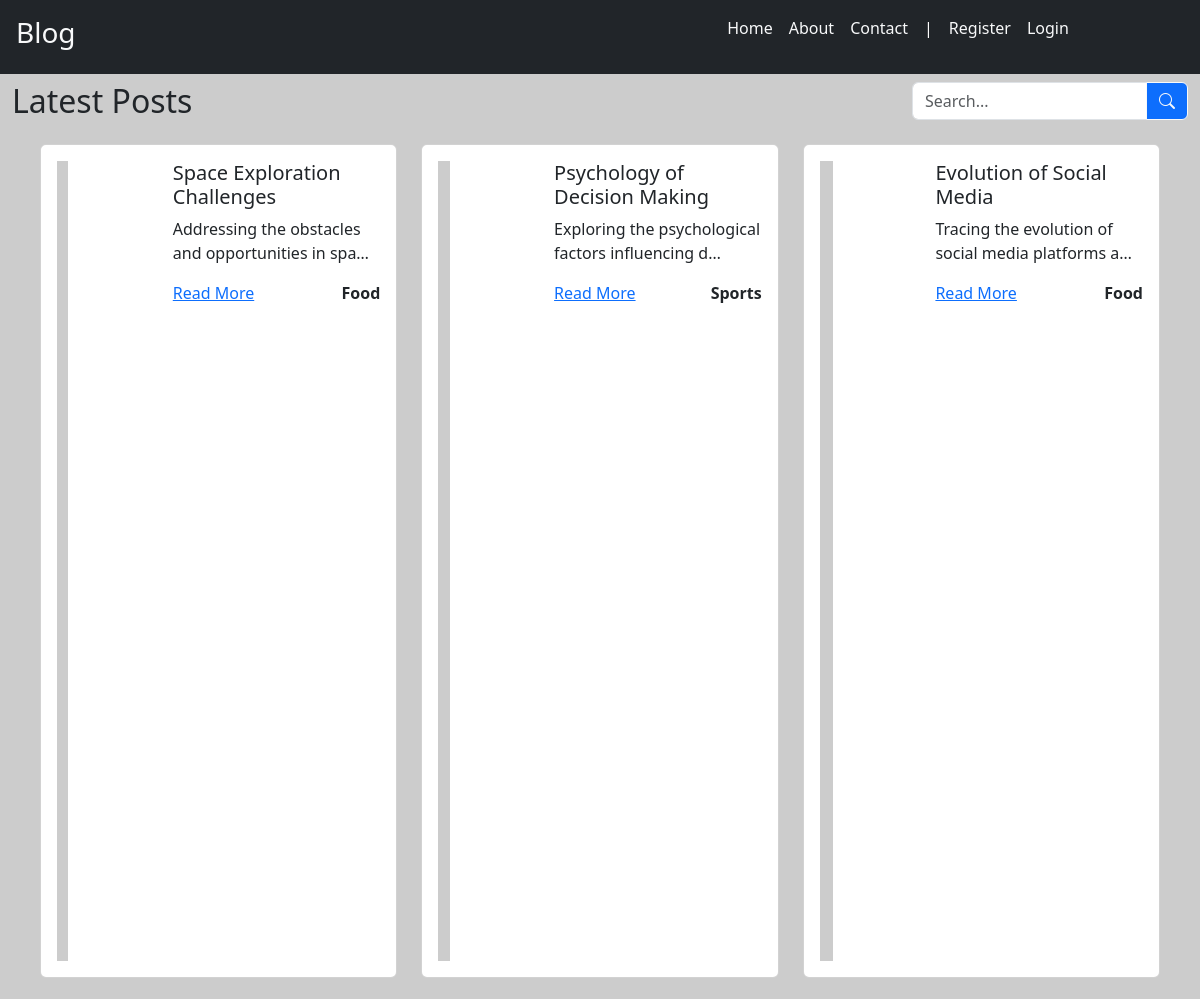
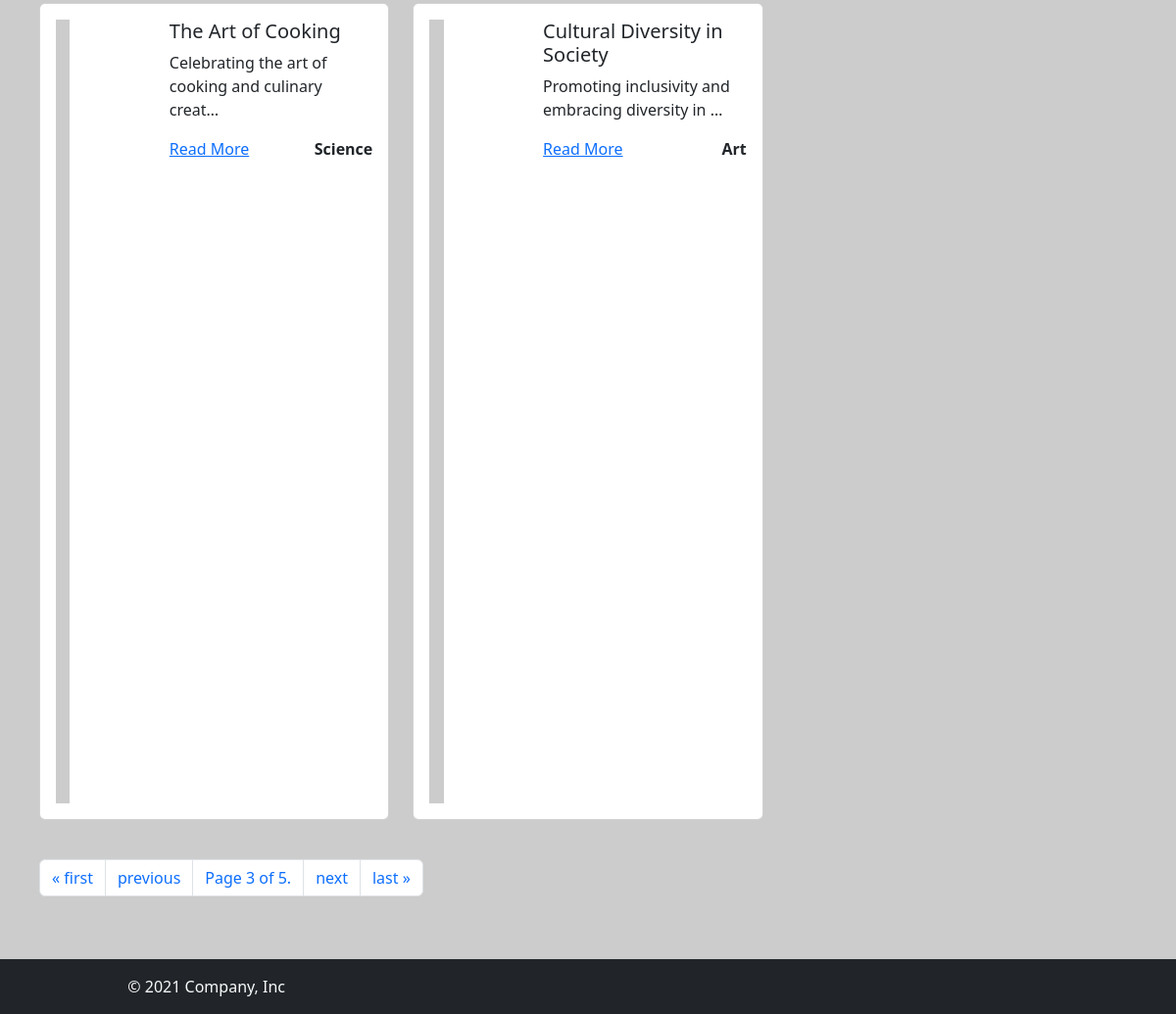
/?page=3, run on the app's committed database (2 pictures, top to bottom).
### blog/models.py (models this page shows, shortened)
class Post(models.Model):
    title = models.CharField(max_length=100)
    content = models.TextField()
    img_url = models.ImageField(null=True,upload_to="posts/images")
    created_at = models.DateTimeField(auto_now_add=True)
    slug = models.SlugField(unique=True)
    category = models.ForeignKey(Category, on_delete=models.CASCADE)
    user = models.ForeignKey(User,on_delete=models.CASCADE,null=True)
    is_published = models.BooleanField(default=False)
    def formatted_img_url(self):
        url = self.img_url if self.img_url.__str__().startswith(('http://','https://')) else self.img_url.url
        return url

class Category(models.Model):
    name = models.CharField(max_length=100)

### blog/views.py (the view)
# urls.py: path("", views.index, name="index"),
def index(request):
    posts = Post.objects.filter(is_published=True)
    paginator = Paginator(posts, 5)
    pg_number = request.GET.get("page")
    pg_obj = paginator.get_page(pg_number)
    return render(request, "blog/index.html", {"pg_obj": pg_obj})

### blog/templates/blog/index.html (shortened to what this page needs)
{% extends 'blog/base.html'%} {% block content %}
<div class="container-fluid">
  <div class="row my-2">
    <div class="col">
      <h2>Latest Posts</h2>
    </div>
    <div class="col-3">
      <div class="input-group">
        <input
          type="text"
          class="form-control"
          placeholder="Search..."
          aria-label="Search"
        />
        <button
          class="btn btn-outline-light btn-primary"
          type="button"
          id="button-search"
        >
          <i class="bi bi-search"></i>
        </button>
      </div>
    </div>
  </div>
  <div class="row m-3">
    {% if pg_obj %} {% for post in pg_obj %}
    <div class="col-4 mb-4">
      <div class="card">
        <div class="card-body">
          <div class="row">
            <div class="col-md-4">
              <img src="{{post.formatted_img_url}}" class="img-fluid" alt="..." />
            </div>
            <div class="col-md-8">
              <h5 class="card-title">{{post.title}}</h5>
              <p class="card-text">{{post.content|truncatechars:50}}</p>
              <div class="d-flex justify-content-between">
                <a href="{% url 'blog:detail' slug=post.slug %}">Read More</a>
                <a class="text-decoration-none text-dark fw-bold" href="#"
                  >{{post.category.name}}</a
                >
              </div>
            </div>
          </div>
        </div>
      </div>
    </div>
    {% endfor %}
    <div class="col-12 my-3">
      {% if pg_obj.has_other_pages %}
      <nav aria-label="Page navigation">
        <ul class="pagination">
          {% if pg_obj.has_previous %}
          <li class="page-item">
            <a class="page-link" href="?page=1" aria-label="First">
              <span aria-hidden="true">&laquo; first</span>
            </a>
          </li>
          <li class="page-item">
            <a
              class="page-link"
              href="?page={{pg_obj.previous_page_number}}"
              aria-label="Previous"
            >
              <span aria-hidden="true">previous</span>
            </a>
          </li>
          {% endif %}
          <li class="page-item">
            <span class="page-link"
              >Page {{pg_obj.number}} of {{pg_obj.paginator.num_pages}}.</span
            >
          </li>
          {% if pg_obj.has_next%}
          <li class="page-item">
            <a
              class="page-link"
              href="?page={{pg_obj.next_page_number}}"
              aria-label="Next"
            >
              <span aria-hidden="true">next</span>
            </a>
          </li>
          <li class="page-item">
            <a
              class="page-link"
              href="?page={{pg_obj.paginator.num_pages}}"
              aria-label="Last"
            >
              <span aria-hidden="true">last &raquo;</span>
            </a>
          </li>
          {% endif%}
        </ul>
      </nav>
      {%endif%}
    </div>
    {% else %}
    <p>No post available</p>
    <p>{% endif %}</p>
  </div>
</div>
{% endblock %}

### blog/static/blog/css/style.css (style rules this page uses)
body { background-color: #cccccc; }

### data on the page
Post: title "Space Exploration Challenges", content "Addressing the obstacles and opportunities in spa…", category.name "Food"
Post: title "Psychology of Decision Making", content "Exploring the psychological factors influencing d…", category.name "Sports"
Post: title "Evolution of Social Media", content "Tracing the evolution of social media platforms a…", category.name "Food"
Post: title "The Art of Cooking", content "Celebrating the art of cooking and culinary creat…", category.name "Science"
Post: title "Cultural Diversity in Society", content "Promoting inclusivity and embracing diversity in …", category.name "Art"

### other printed values
{{ pg_obj.number }} "3"
{{ pg_obj.paginator.num_pages }} "5"
